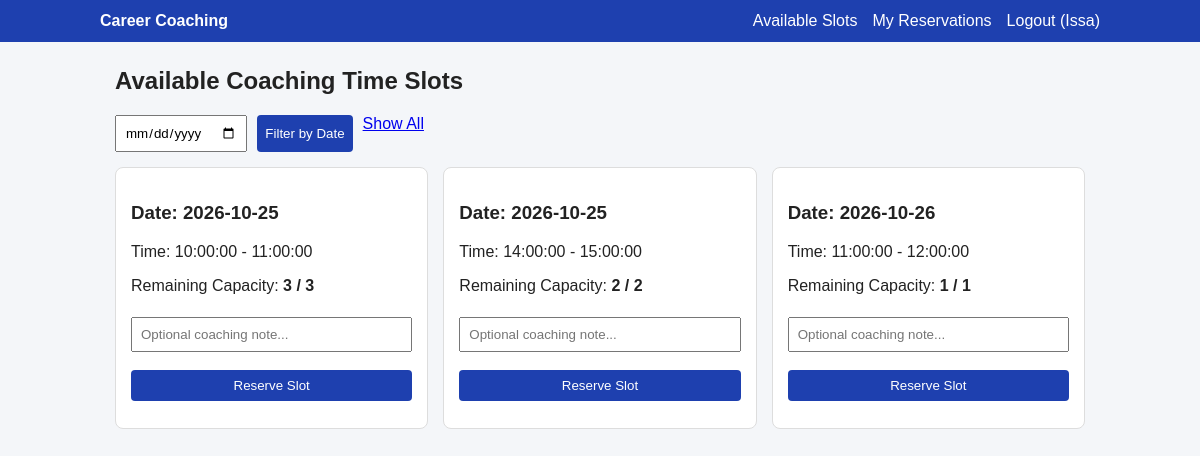
/index.php (signed in), run on the app's committed database.
### tables this page shows
CREATE TABLE time_slots (
    id INT AUTO_INCREMENT PRIMARY KEY,
    slot_date DATE NOT NULL,
    start_time TIME NOT NULL,
    end_time TIME NOT NULL,
    capacity INT NOT NULL
);

### index.php (the view, shortened to what this page needs)
<?php
require 'config/db.php';
$dateFilter = $_GET['date'] ?? '';
if ($dateFilter !== '') {
    $stmt = $pdo->prepare("SELECT * FROM time_slots WHERE slot_date = ? AND TIMESTAMP(slot_date, start_time) > NOW() ORDER BY slot_date, start_time");
    $stmt->execute([$dateFilter]);
} else {
    $stmt = $pdo->query("SELECT * FROM time_slots WHERE TIMESTAMP(slot_date, start_time) > NOW() ORDER BY slot_date, start_time");
}
$slots = $stmt->fetchAll(PDO::FETCH_ASSOC);
?>
<!DOCTYPE html>
<html>
<head>
    <link rel="stylesheet" href="assets/css/style.css">
</head>
<body>
    <?php showNav(); ?>
    <div class="container">
        <h2>Available Coaching Time Slots</h2>
        <form method="GET" class="filter-form">
            <input type="date" name="date" value="<?= htmlspecialchars($dateFilter) ?>">
            <button type="submit">Filter by Date</button>
            <a href="index.php">Show All</a>
        </form>
        <div class="grid">
            <?php foreach ($slots as $s): ?>
                <?php
                $c = $pdo->prepare("SELECT COUNT(*) FROM reservations WHERE slot_id = ? AND status IN ('Pending', 'Confirmed')");
                $c->execute([$s['id']]);
                $remaining = $s['capacity'] - $c->fetchColumn();
                ?>
                <div class="card">
                    <h3>Date: <?= htmlspecialchars($s['slot_date']) ?></h3>
                    <p>Time: <?= htmlspecialchars($s['start_time']) ?> - <?= htmlspecialchars($s['end_time']) ?></p>
                    <p>Remaining Capacity: <strong><?= $remaining ?> / <?= $s['capacity'] ?></strong></p>
                    <?php if ($remaining > 0): ?>
                        <form method="POST">
                            <input type="text" name="note" placeholder="Optional coaching note...">
                            <button type="submit">Reserve Slot</button>
                        </form>
                    <?php else: ?>
                        <button disabled>Slot Full</button>
                    <?php endif; ?>
                </div>
            <?php endforeach; ?>
        </div>
    </div>
</body>
</html>

### config/db.php (shortened to what this page needs)
<?php
function showNav($root = '')
{
    echo '<nav class="navbar"><div class="nav-inner">';
    echo '<strong>Career Coaching</strong><div>';
    if (isset($_SESSION['user_id'])) {
        if ($_SESSION['role'] === 'admin') {
            echo '<a href="' . $root . 'admin/dashboard.php">Dashboard</a>';
            echo '<a href="' . $root . 'admin/reservations.php">Reservations</a>';
            echo '<a href="' . $root . 'admin/slots.php">Time Slots</a>';
            echo '<a href="' . $root . 'admin/users.php">Users</a>';
        } else {
            echo '<a href="' . $root . 'index.php">Available Slots</a>';
            echo '<a href="' . $root . 'my_reservations.php">My Reservations</a>';
        }
        echo '<a href="' . $root . 'logout.php">Logout (' . htmlspecialchars($_SESSION['name']) . ')</a>';
    } else {
        echo '<a href="' . $root . 'login.php">Login</a>';
        echo '<a href="' . $root . 'register.php">Register</a>';
    }
    echo '</div></div></nav>';
}

### assets/css/style.css (style rules this page uses)
* { box-sizing: border-box; font-family: Arial, sans-serif; }
body { margin: 0; background: #f4f6f9; color: #222; }
.navbar { background: #1e40af; color: #fff; padding: 12px 20px; }
.nav-inner { max-width: 1000px; margin: auto; display: flex; justify-content: space-between; align-items: center; flex-wrap: wrap; }
.navbar a { color: #fff; text-decoration: none; margin-left: 15px; }
.container { max-width: 1000px; margin: 25px auto; padding: 0 15px; }
.grid { display: grid; grid-template-columns: repeat(auto-fit, minmax(240px, 1fr)); gap: 15px; }
.card { background: #fff; padding: 15px; border-radius: 8px; border: 1px solid #ddd; }
input, select, button { width: 100%; padding: 8px; margin: 6px 0 12px; }
.filter-form { display: flex; gap: 10px; margin-bottom: 15px; }
.filter-form input, .filter-form select, .filter-form button { width: auto; margin: 0; }
button { background: #1e40af; color: #fff; border: none; border-radius: 4px; cursor: pointer; }

### data on the page
time_slots: slot_date "2026-10-25", start_time "10:00:00", end_time "11:00:00", capacity "3"
time_slots: slot_date "2026-10-25", start_time "14:00:00", end_time "15:00:00", capacity "2"
time_slots: slot_date "2026-10-26", start_time "11:00:00", end_time "12:00:00", capacity "1"

### other printed values
$_SESSION['name'] "Issa"
